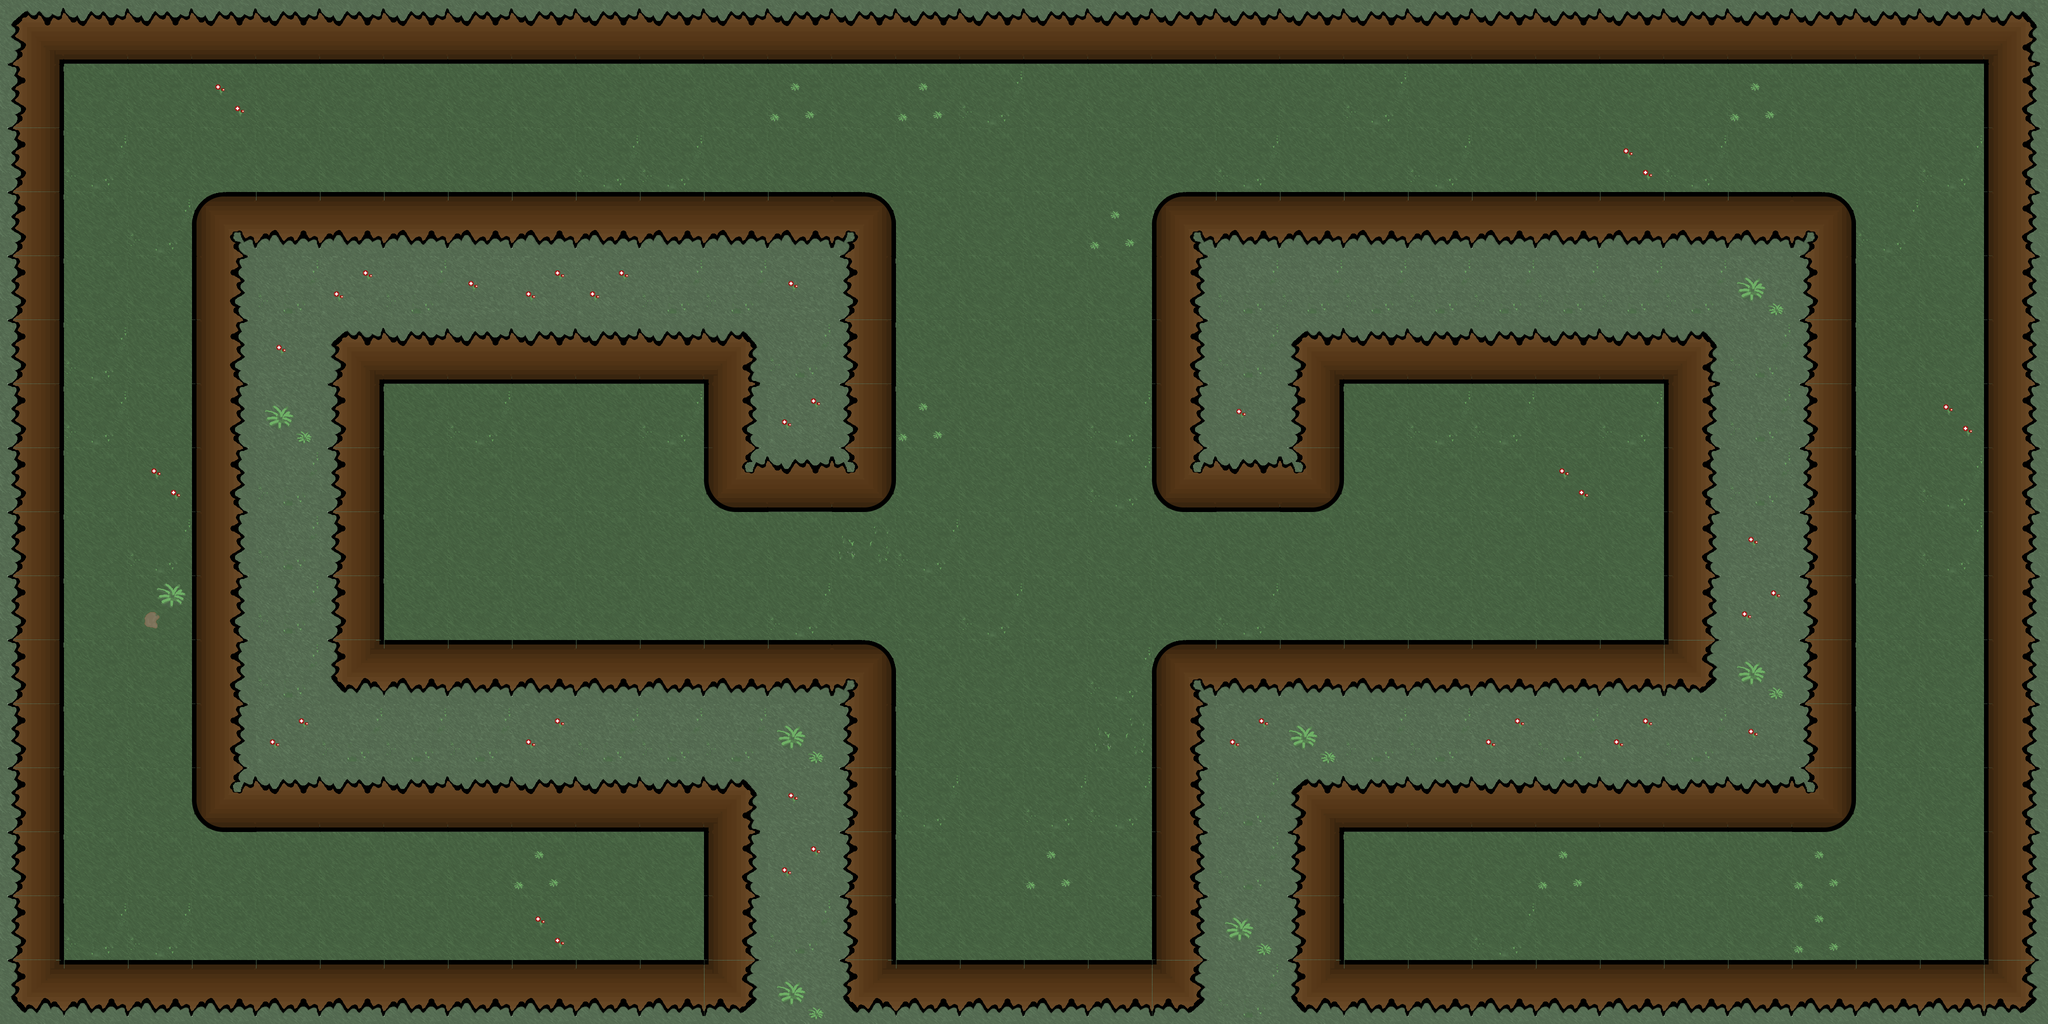

Rendered tile map (Tiled .tmx) drawn with the repository's tilesets; below, a short description and the full map source, tile grids included:
An orthogonal 32x16 tile map with 128x128 px tiles, 1 tile layer (Capa de Patrones 1) and 4 objects (4x enemigo).

<map version="1.0" orientation="orthogonal" renderorder="right-down" width="32" height="16" tilewidth="128" tileheight="128" nextobjectid="90">
 <tileset firstgid="1" name="Tileset1" tilewidth="128" tileheight="128" tilecount="36" columns="4">
  <image source="../../Mapa/Tilesets/Tileset_zon1.png" width="512" height="1152" />
  <tile id="0" probability="0.5" />
  <tile id="1" probability="0.1" />
  <tile id="2" probability="0.1" />
  <tile id="3" probability="0.1" />
  <tile id="4" probability="0.6" />
  <tile id="5" probability="0.1" />
  <tile id="6" probability="0.025" />
  <tile id="7" probability="0.025" />
  <tile id="8" probability="0.025" />
  <tile id="9" probability="0.001" />
  <tile id="10" probability="0.002" />
  <tile id="11" probability="0.002" />
 </tileset>
 <layer name="Capa de Patrones 1" width="32" height="16">
  <data encoding="csv">
17,14,14,14,14,14,14,14,14,14,14,14,14,14,14,14,14,14,14,14,14,14,14,14,14,14,14,14,14,14,14,18,
13,5,5,7,5,5,5,5,5,5,5,5,8,5,8,6,5,5,5,5,5,6,5,5,5,5,5,8,5,5,5,15,
13,6,5,5,5,5,5,5,5,6,6,5,5,5,5,5,5,5,5,6,5,5,6,5,5,7,6,5,5,5,6,15,
13,5,6,21,16,16,16,16,16,16,16,16,16,22,5,5,5,8,21,16,16,16,16,16,16,16,16,16,22,6,5,15,
13,5,5,15,1,3,1,2,3,3,1,1,2,13,5,5,5,5,15,1,1,1,1,1,1,1,1,4,13,5,5,15,
13,6,5,15,2,17,14,14,14,14,14,18,1,13,5,5,5,5,15,1,17,14,14,14,14,14,18,1,13,5,5,15,
13,6,5,15,4,13,5,6,5,5,6,15,3,13,8,5,5,6,15,2,13,5,6,6,5,6,15,1,13,5,7,15,
13,5,7,15,1,13,5,5,5,5,5,24,14,23,5,5,5,6,24,14,23,5,5,5,7,5,15,1,13,5,6,15,
13,5,6,15,1,13,5,5,5,5,5,5,5,9,6,5,5,5,5,5,5,5,5,5,5,5,15,2,13,5,6,15,
13,5,11,15,1,13,5,5,5,5,5,5,6,5,5,6,5,5,5,6,5,5,5,5,5,5,15,3,13,5,5,15,
13,5,5,15,1,20,16,16,16,16,16,16,16,22,5,5,5,6,21,16,16,16,16,16,16,16,19,4,13,5,5,15,
13,5,5,15,3,1,1,1,3,1,1,1,4,13,5,5,5,9,15,3,4,1,1,3,1,3,1,2,13,5,5,15,
13,5,5,24,14,14,14,14,14,14,14,18,2,13,6,5,6,6,15,1,17,14,14,14,14,14,14,14,23,5,5,15,
13,5,5,5,5,5,5,5,8,5,5,15,3,13,5,5,8,5,15,1,13,5,5,5,8,5,5,5,8,5,5,15,
13,6,6,5,5,5,5,5,7,5,5,15,1,13,5,5,5,5,15,4,13,5,5,6,5,5,5,5,8,5,5,15,
20,16,16,16,16,16,16,16,16,16,16,19,4,20,16,16,16,16,19,1,20,16,16,16,16,16,16,16,16,16,16,19
</data>
 </layer>
 <objectgroup name="Enemigos">
  <object id="86" name="Tornillero" type="enemigo" x="2976" y="936" width="184" height="184" />
  <object id="87" name="Tornillero" type="enemigo" x="936" y="928" width="184" height="184" />
  <object id="88" name="Helice" type="enemigo" x="2768" y="1744" width="128" height="128" />
  <object id="89" name="Helice" type="enemigo" x="1224" y="1728" width="128" height="128" />
 </objectgroup>
</map>
